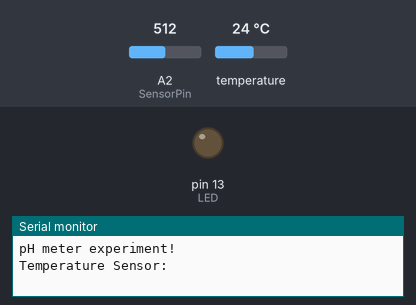
The sketch below on a simulated Arduino Mega 2560, built with avr-gcc and run on an emulated ATmega2560. Shown: output pins drawn as LEDs (lit = HIGH), the last lines printed to the serial monitor. The test bench sets the inputs (shaded band); at power-on: A2 (SensorPin) = 512, temperature 24 °C.

Above: at 1.1 s.
At 6.0 s:
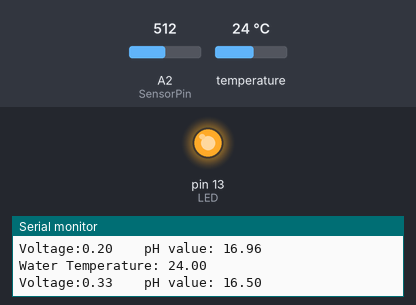
Timing chart, 0 to 7.0 s (numbered marks = the images above):
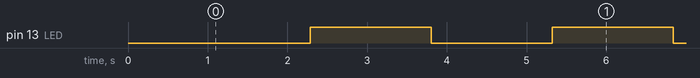

Measured:
- by itself, pin 13 (LED): alternates HIGH for 1.5 s and LOW for 1.5 s

The sketch:

phmetertest.ino
```cpp
/*
 # Product: analog pH meter
 # SKU    : SEN0161
*/
#include <OneWire.h>
#include <DallasTemperature.h>
#define ONE_WIRE_BUS A11
OneWire oneWire(ONE_WIRE_BUS);
DallasTemperature sensors(&oneWire);

#define SensorPin A2            //pH meter Analog output to Arduino Analog Input 0
#define Offset -2.5           //deviation compensate
#define LED 13
#define samplingInterval 20
#define printInterval 800
#define ArrayLenth  40    //times of collection
int pHArray[ArrayLenth];   //Store the average value of the sensor feedback
int pHArrayIndex=0;
void setup(void)
{
  pinMode(LED,OUTPUT);
  Serial.begin(9600);
  Serial.println("pH meter experiment!");    //Test the serial monitor
  Serial.println("Temperature Sensor:");
  sensors.begin();
}
void loop(void)
{
  // 要求匯流排上的所有感測器進行溫度轉換
  sensors.requestTemperatures();

  static unsigned long samplingTime = millis();
  static unsigned long printTime = millis();
  static float pHValue,voltage;
  if(millis()-samplingTime > samplingInterval)
  {
      pHArray[pHArrayIndex++]=analogRead(SensorPin);
      if(pHArrayIndex==ArrayLenth)pHArrayIndex=0;
      voltage = avergearray(pHArray, ArrayLenth)*5.0/1024;
      pHValue = 3.5*voltage+Offset;
      // fixed
      pHValue = 14-pHValue;
      if(pHValue > 8) pHValue += 1.15;
      else if(pHValue < 6) pHValue -= 1.15;
      samplingTime=millis();
  }
  if(millis() - printTime > printInterval)   //Every 800 milliseconds, print a numerical, convert the state of the LED indicator
  {
    Serial.print("Water Temperature: ");
    // 取得溫度讀數（攝氏）並輸出，
    // 參數0代表匯流排上第0個1-Wire裝置
    Serial.println(sensors.getTempCByIndex(0));
    Serial.print("Voltage:");
    Serial.print(voltage,2);
    Serial.print("    pH value: ");
    Serial.println(pHValue,2);
    digitalWrite(LED,digitalRead(LED)^1);
    printTime=millis();
  }
}
double avergearray(int* arr, int number)
{
  int i;
  int max,min;
  double avg;
  long amount=0;
  if(number<=0)
  {
    Serial.println("Error number for the array to avraging!/n");
    return 0;
  }
  if(number<5)
  {
    //less than 5, calculated directly statistics
    for(i=0;i<number;i++)
    {
      amount+=arr[i];
    }
    avg = amount/number;
    return avg;
  }
  else
  {
    if(arr[0]<arr[1])
    {
      min = arr[0];max=arr[1];
    }
    else
    {
      min=arr[1];max=arr[0];
    }
    for(i=2;i<number;i++)
    {
      if(arr[i]<min)
      {
        amount+=min;        //arr<min
        min=arr[i];
      }
      else
      {
        if(arr[i]>max)
        {
          amount+=max;    //arr>max
          max=arr[i];
        }
        else
        {
          amount+=arr[i]; //min<=arr<=max
        }
      }//if
    }//for
    avg = (double)amount/(number-2);
  }//if
  return avg;
  delay(1000);
}
```
